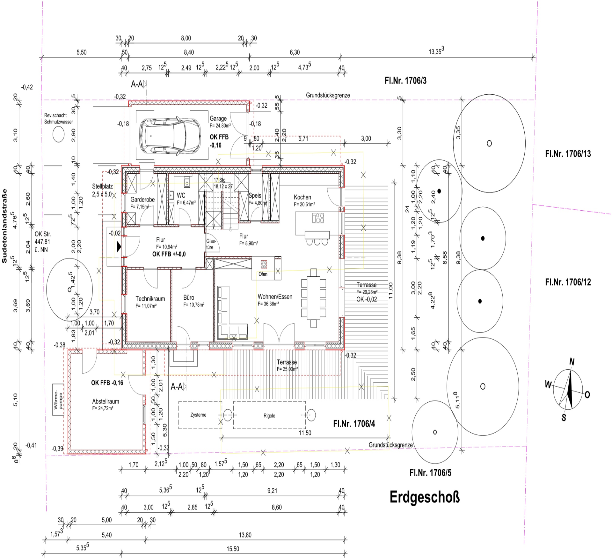
#> input picture test_CV2_AREA.png, 612 x 560 px; its folder holds only this picture in this run
$ python -i classifier.py   (imports and definitions only)
#> lines starting #> are read from the running program, lines starting #| are printed output that depends on the picture; after the words box and inside, x2 and y2 are one past the last pixel; in counts of white or black regions, pixels touching at a corner belong together
### segmenter/common.py
# file: engine/runner/segmenter/common.py
from __future__ import annotations

import os
import shutil
from pathlib import Path

import cv2
import numpy as np
from PIL import Image, ImageFile

Image.MAX_IMAGE_PIXELS = None
ImageFile.LOAD_TRUNCATED_IMAGES = True

# =========================================
# CONFIG SEGMENTER
# =========================================

# Logging de debug
DEBUG: bool = True

# DPI-uri cerute (segmenter încearcă în ordine până reușește)
REQUESTED_DPI = [900, 600, 450]

# Downsample final (dacă imaginea este randată la DPI mai mare)
DOWNSAMPLE_TARGET_DPI = 450

# Limită maximă pe latura imaginii în pixeli pentru randarea PDF-urilor
MAX_RENDER_DIM = 32750

# Latura maximă a planurilor exportate (crop-uri)
MAX_PLAN_EXPORT_LONG_EDGE = 4500  # px

# ======================================================
# Structură foldere – nume mai sugestive, fără "stepX"
# ======================================================

STEP_DIRS = {
    # imagini după eliminarea textului
    "text": "text_removed",

    # imagini după eliminarea hașurilor
    "hatch": "hatching_removed",

    # hărți de contururi (Canny)
    "outline": "edges",

    # masca liniilor groase
    "thick": "thick_lines",

    # pereți „solidificați”
    "solid": "solid_walls",

    # zone de pereți / interior-exterior
    "walls": "wall_zones",

    # pipeline de clustere (planuri brute)
    "clusters": {
        "root": "clusters",
        "initial": "clusters/clean_mask",          # masca clean folosită la connected components
        "split": "clusters/split_candidates",      # clustere mari care pot fi splituite
        "merged": "clusters/merged_boxes",         # după merge overlapped
        "expanded": "clusters/expanded_boxes",     # după expand_cluster
        "final": "clusters/annotated_preview",     # preview cu dreptunghiuri numerotate
        "crops": "clusters/plan_crops",            # AICI se salvează planurile crop-uite
    },

    # clasificare (OpenAI + heuristici) – le vei folosi în classifier.py
    "classified": {
        "root": "classified",
        "blueprints": "classified/blueprints",
        "side_views": "classified/side_views",
        "text": "classified/text",
        "siteplan": "classified/siteplan",
    },

    # rafinare blueprint-uri (inside-only + auto-crop) – pentru refiner.py
    "bp_refined": {
        "root": "blueprints_refined",
        "debug": "blueprints_refined/debug",
        "crops": "blueprints_refined/crops",
    },
}

# OUTPUT_DIR global al segmenter-ului (setat de reset_output_folders)
OUTPUT_DIR: Path = Path("segmenter_out")


def debug_print(msg: str) -> None:
    if DEBUG:
        print(msg)


def set_output_dir(output_dir: str | Path) -> None:
    global OUTPUT_DIR
    OUTPUT_DIR = Path(output_dir)


def get_output_dir() -> Path:
    return OUTPUT_DIR


# [36 lines left out: functions reset_output_folders, save_debug, not called in this run]


def safe_imread(path: str | Path) -> np.ndarray:
    """
    Citește robust o imagine (exact helper-ul tău).
    """
#> called with path = '../test_CV2_AREA.png'
    arr = np.fromfile(str(Path(path)), np.uint8)
    img = cv2.imdecode(arr, cv2.IMREAD_COLOR)
#> img is the input picture: shape (560, 612, 3); mean B, G, R 245.2, 245.3, 246
    if img is None:
        raise ValueError(f"Nu s-a putut citi imaginea: {path}")
    return img


# [12 lines left out: function resize_bgr_max_side, not called in this run]

### segmenter/classifier.py
# file: engine/runner/segmenter/classifier.py
# ------------------------------------------------------------
# Clasificare ULTRA-ROBUSTĂ cu dual-model validation
# GPT-4o + Gemini (Auto-Fallback) + Fast Failover Logic
# + Detectare și Eliminare Duplicate Clusters (Simple AI Comparison)
# + Verificare Măsurători Camere pentru Confirmare Duplicate
# ------------------------------------------------------------

from __future__ import annotations

import os
import math
import shutil
import io
import base64
import time
import json
from dataclasses import dataclass
from pathlib import Path
from typing import Literal, Optional, Any
from enum import Enum
from collections import defaultdict

import cv2
import numpy as np
from dotenv import load_dotenv
from PIL import Image, ImageFilter, ImageFile

from .common import STEP_DIRS, get_output_dir, debug_print, safe_imread

Image.MAX_IMAGE_PIXELS = None
ImageFile.LOAD_TRUNCATED_IMAGES = True

# Tipuri de label
LabelType = Literal["house_blueprint", "site_blueprint", "side_view", "text_area"]

ALLOWED_LABELS: set[str] = {"house_blueprint", "site_blueprint", "side_view", "text_area"}


class ConfidenceLevel(Enum):
    """Nivel de încredere în clasificare"""
    HIGH = "high"
    MEDIUM = "medium"
    LOW = "low"


@dataclass
class ClassificationResult:
    """Rezultat clasificare cu nivel de încredere"""
    image_path: Path
    label: LabelType
    confidence: ConfidenceLevel = ConfidenceLevel.HIGH
    gpt_vote: Optional[str] = None
    gemini_vote: Optional[str] = None
    arbitration_rounds: int = 0


@dataclass
class DuplicateGroup:
    """Grup de clustere duplicate (păstrăm cel mai mare)"""
    keep_cluster: Path
    remove_clusters: list[Path]
    ai_response: str


# ============================================================================
# PROMPTURI PENTRU FIECARE RUNDĂ DE ARBITRAJ
# ============================================================================

PROMPT_ROUND_1_BASE = """You are an EXPERT architectural drawing classifier.

CRITICAL: Return EXACTLY ONE label from this list: house_blueprint | site_blueprint | side_view | text_area

1. house_blueprint = TOP-DOWN FLOOR PLAN of interior. Must show interior walls, rooms, doors. If you see ROOM AREA MEASUREMENTS in square meters (m²), e.g. "6,34 m²", "9.22 m²" for individual rooms, it is house_blueprint (NOT site_blueprint).
2. site_blueprint = SITE/LOT PLAN. Shows property boundaries, streets, context. NO interior room layouts, NO room area in m².
3. side_view = EXTERIOR ELEVATION or 3D PERSPECTIVE. Façade view.
4. text_area = PAGE DOMINATED BY TEXT (>40%). Specifications, legends.

Return ONLY the label."""


PROMPT_ROUND_2_EXPLICIT = """You are a FORENSIC architectural document analyzer.
Return EXACTLY ONE: house_blueprint | site_blueprint | side_view | text_area

DISTINCTIONS:
- Interior walls and rooms, or room areas in m² (e.g. "6,34 m²")? -> house_blueprint
- Only property lines/streets, no room m²? -> site_blueprint
- Looking at the building from the side? -> side_view
- Mostly text? -> text_area

Output format: [label_only]"""


PROMPT_ROUND_3_EXTREME = """FINAL DECISION.
Choose: house_blueprint | site_blueprint | side_view | text_area

- house_blueprint: I see rooms (kitchen, bed, bath) from above, or room areas in m² (e.g. "6,34 m²").
- site_blueprint: I see the lot, roads, and building outline only (no room layouts, no m² per room).
- side_view: I see the roof pitch and windows from the outside.
- text_area: I see paragraphs of text.

Return ONLY the label."""


# ============================================================================
# HELPERS PENTRU IMAGINI
# ============================================================================

# [95 lines left out: functions prep_for_vlm, pil_to_base64, _pil_add_white_padding, parse_label, setup_gemini_client, not called in this run]


# Folosit la generate_content pentru a reduce blocările de safety pe planuri
_GEMINI_SAFETY_SETTINGS = [
    {"category": "HARM_CATEGORY_HARASSMENT", "threshold": "BLOCK_NONE"},
    {"category": "HARM_CATEGORY_HATE_SPEECH", "threshold": "BLOCK_NONE"},
    {"category": "HARM_CATEGORY_SEXUALLY_EXPLICIT", "threshold": "BLOCK_NONE"},
    {"category": "HARM_CATEGORY_DANGEROUS_CONTENT", "threshold": "BLOCK_NONE"},
]


# [69 lines left out: functions _gemini_finish_reason_safety, _gemini_try_classify, classify_with_gemini, not called in this run]


# ============================================================================
# HEURISTICI LOCALE (FALLBACK FINAL)
# ============================================================================

def count_features(img_gray: np.ndarray) -> tuple[int, float, float, int]:
    """Extrage features pentru clasificare locală"""
    h, w = img_gray.shape[:2]
#> h = 560; w = 612
    area_img = h * w
#> area_img = 342720

    g = cv2.GaussianBlur(img_gray, (3, 3), 0)
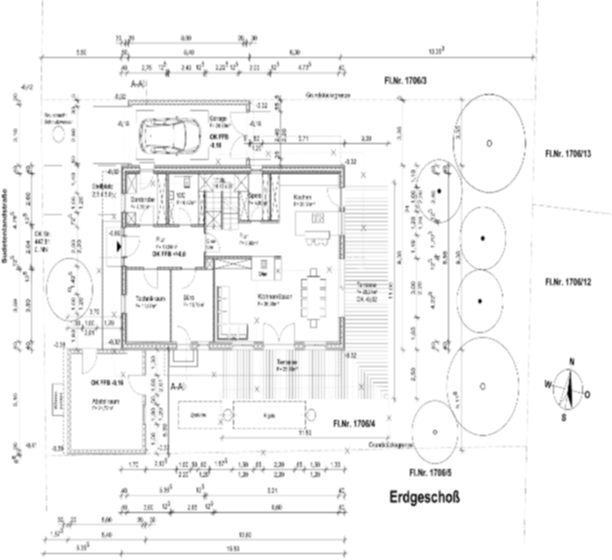
#> g: shape (560, 612); min 0, max 255, mean 245.5
    edges = cv2.Canny(g, 50, 150)
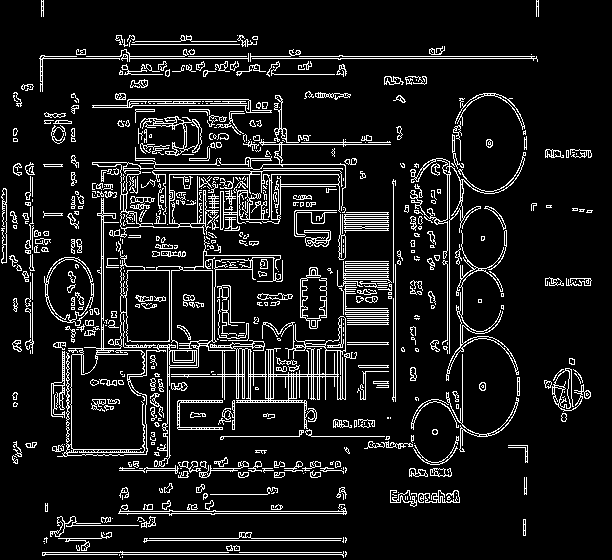
#> edges: shape (560, 612); 10.1% white in thin lines or dots

    lines = cv2.HoughLinesP(edges, 1, np.pi/180, threshold=80,
                           minLineLength=40, maxLineGap=8)
#> lines = 189 rows, first 6: [39, 58, 536, 58], [86, 56, 536, 56], [42, 552, 228, 552], [42, 554, 346, 554], [155, 164, 250, 164], [345, 399, 345, 208]

    angles = []
    if lines is not None:
        for line in lines:
            x1, y1, x2, y2 = line[0]
            angle = abs(math.degrees(math.atan2(y2-y1, x2-x1))) % 180
            angles.append(angle)
#> this loop made 189 passes
#> (x1, y1, x2, y2, angle) on passes 1 to 3: (39, 58, 536, 58, 0), (86, 56, 536, 56, 0), (42, 552, 228, 552, 0)
#> after the loop, angles = 189 values, max 90 at index 5, min 0 at index 0, mean 28.31

    def is_ortho(a): return min(abs(a), abs(a-180)) < 8 or abs(a-90) < 8
    def is_diag(a): return (30 <= a <= 60) or (120 <= a <= 150)

    ortho_ratio = np.mean([is_ortho(a) for a in angles]) if angles else 0.0
#> ortho_ratio = 0.751
    diag_ratio = np.mean([is_diag(a) for a in angles]) if angles else 0.0
#> diag_ratio = 0.148

    binv = cv2.adaptiveThreshold(g, 255, cv2.ADAPTIVE_THRESH_MEAN_C,
                                  cv2.THRESH_BINARY_INV, 21, 10)
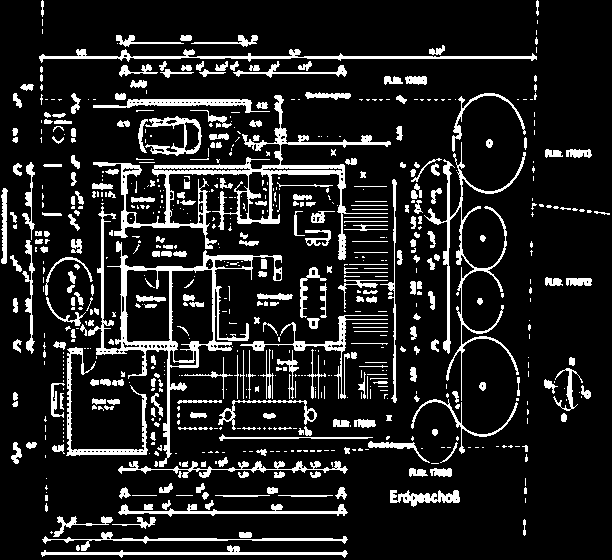
#> binv: shape (560, 612); 13.3% white; 693 white regions (399 under 20 px), largest, box (x1, y1, x2, y2) and area: (93, 95, 391, 260) 5288, (88, 206, 282, 467) 4483, (424, 142, 526, 401) 2431
    num_labels, labels, stats, _ = cv2.connectedComponentsWithStats(binv, 8)
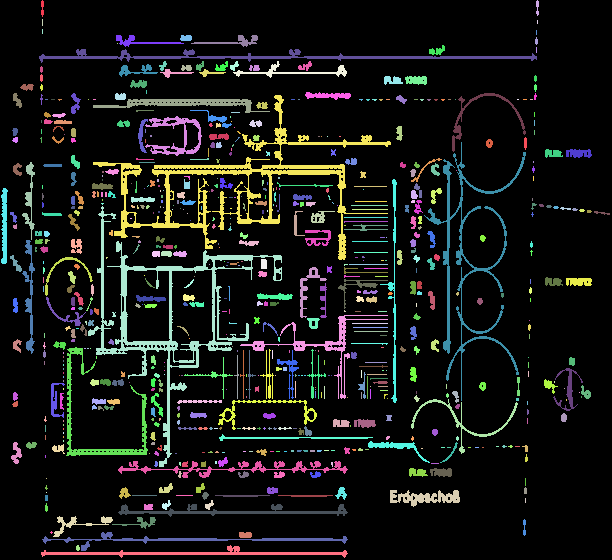
#> labels: shape (560, 612) int32; 694 distinct labels, from 0 to 693; one colour per label, 0 black
#> num_labels = 694; stats = 694 rows, first 6: [0, 0, 612, 560, 296987], [41, 0, 3, 17, 39], [536, 0, 3, 16, 35], [42, 19, 1, 7, 7], [537, 20, 1, 4, 4], [42, 29, 1, 5, 5]

    text_components = sum(1 for stat in stats[1:]
                         if 15 <= stat[cv2.CC_STAT_AREA] <= 800)
#> text_components = 333

    _, thresh = cv2.threshold(g, 0, 255, cv2.THRESH_BINARY + cv2.THRESH_OTSU)
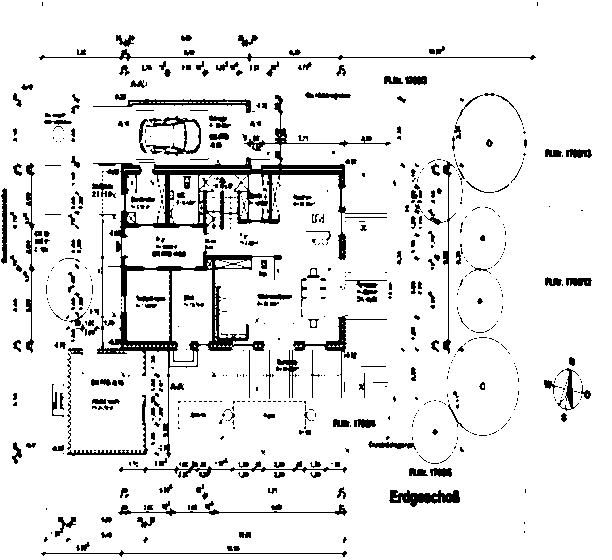
#> thresh: shape (560, 612); 91.1% white; 741 black regions (486 under 20 px)
    contours, _ = cv2.findContours(thresh, cv2.RETR_TREE, cv2.CHAIN_APPROX_SIMPLE)
#> contours = 1108 contours, 780 with area under 20; largest, box (x1, y1, x2, y2) and area: (0, 0, 612, 560) 341549, (92, 94, 392, 459) 21308, (172, 270, 212, 361) 3033, (126, 270, 170, 341) 2874, (170, 175, 198, 224) 1220

    room_like = 0
    for cnt in contours:
        area = cv2.contourArea(cnt)
        if area < 0.0002 * area_img or area > 0.25 * area_img:
            continue

        perimeter = cv2.arcLength(cnt, True)
        approx = cv2.approxPolyDP(cnt, 0.02 * perimeter, True)

        if len(approx) == 4 and cv2.isContourConvex(approx):
            room_like += 1
#> this loop made 1108 passes
#> (area, perimeter) on passes 11, 16, 18, 31, 41, 49, 50, 761, 981, 986: (81.5, 46.38), (128, 70.77), (193, 105.6), (822.5, 229.6), (74.5, 51.7), (187.5, 75.36), (142.5, 65.21), (420.5, 176.5), (2873.5, 230.2), (212.5, 85.56)
#> area on passes 3, 4, 5, 6, 8, 9: 37, 34, 22, 60, 22, 24
#> after the loop, room_like = 3

    return room_like, ortho_ratio, diag_ratio, text_components


def local_classify(img_path: Path) -> str:
    """Clasificare locală cu heuristici"""
    try:
        img = safe_imread(img_path)
        gray = cv2.cvtColor(img, cv2.COLOR_BGR2GRAY)
        rooms, ortho, diag, text_cc = count_features(gray)
#> rooms = 3; ortho = 0.751; diag = 0.148; text_cc = 333

        debug_print(f"   └─ Local features: rooms={rooms}, ortho={ortho:.2f}, "
                    f"diag={diag:.2f}, text_cc={text_cc}")

        if text_cc >= 1800 and rooms <= 1 and ortho <= 0.55:
            return "text_area"

        if rooms >= 5 and ortho >= 0.55 and diag <= 0.25:
            return "house_blueprint"

        if rooms <= 2 and diag >= 0.35:
            return "side_view"

        if rooms <= 2 and (text_cc >= 350 or ortho <= 0.45):
            return "site_blueprint"

        return "side_view"
    except Exception:
        return "text_area"


# ============================================================================
# SISTEM DE ARBITRAJ
# ============================================================================

# [306 lines left out: functions arbitrate_classification, classify_image_robust, extract_room_measurements, compare_room_measurements, check_duplicate_with_ai, not called in this run]


# Numărul maxim de blueprint-uri luate în calcul pentru detectare duplicate.
# Comparările se fac DOAR între clusterele finale (blueprint); dacă sunt prea multe,
# luăm doar cele mai mari (după suprafață) ca să nu ajungem la sute de perechi.
MAX_BLUEPRINTS_FOR_DUPLICATE_CHECK = 10


# [337 lines left out: functions detect_and_remove_duplicates, add_white_padding, classify_segmented_plans, not called in this run]

>>> result = local_classify('../test_CV2_AREA.png')
